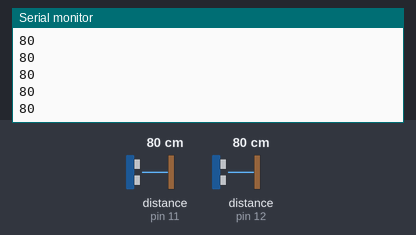
The sketch below on a simulated Arduino Uno, built with avr-gcc and run on an emulated ATmega328P. Parts: the last lines printed to the serial monitor. Inputs (shaded band) come from the test bench; at power-on: distance to the obstacle (sensors on pin 12, pin 11) 80 cm. The echo pulse lasts 58.3 µs per cm.

Above: at 1.2 s.
1.3 s: distance to the obstacle (sensor on pin 12) set to 37 cm
At 1.9 s:
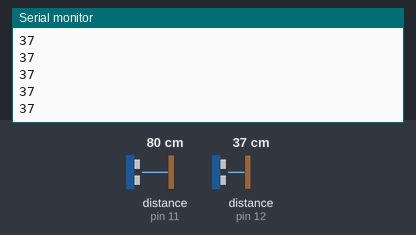
2.8 s: distance to the obstacle (sensor on pin 12) set to 30 cm
At 3.5 s:
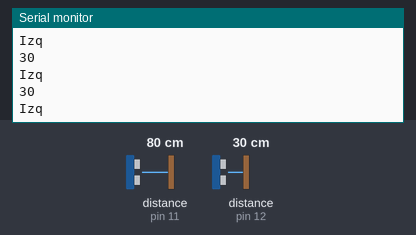
Timing chart, 0 to 5.8 s (numbered marks = the images above; inputs shaded):
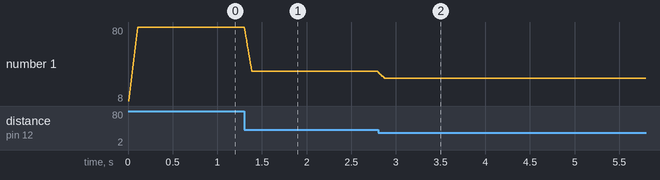

The sketch:

smoothing_28_10.ino
```cpp
/*
Alexandre Filgueira Lago --> http://botybot.wordpress.com/
*-*-*-*-*-**-*-*-*-*-**-*-*-*-*-**-*-*-*-*-**-*-*-*-*-**-*-*-*-*-*
*/
#include "Ultrasonic.h" //Se incluye la librería
/*
Mario Pérez Esteso
https://www.youtube.com/user/telecoreference
http://www.diarioelectronicohoy.com/arduino/
https://twitter.com/_Mario_Perez

Facebook page! Join us with a LIKE!
https://www.facebook.com/TutorialesArduino
*/


 Ultrasonic ultrasonicD(10,11); //(Trigger pin,Echo pin)
 Ultrasonic ultrasonicI(13,12); //(Trigger pin,Echo pin)


void dondeestoy();
int smoothing(int nueva_lectura);

const int numeroLecturas=10;
int lecturas[numeroLecturas];
int index=0;
int total=0;

void setup()
{
  Serial.begin(9600);
}
void loop()
{

dondeestoy();


}


void dondeestoy()//FUNCION UTILIZADA CUANDO NO HAY NINGUN OBSTACULO=PARED CERCA
{

 //Lectura en cm de los sensores laterales

 int distD_cm=ultrasonicD.Ranging(CM); //Medimos la distancia en cm.
 int distI_cm=ultrasonicI.Ranging(CM); //Medimos la distancia en cm.

   if((smoothing(distI_cm))< 35)//Si hay algo a la derecha
   {
    Serial.println("Izq");
   }
}

int smoothing(int nueva_lectura)
{

  total=total-lecturas[index];
  lecturas[index]=nueva_lectura;
  total=total+lecturas[index];
  index=index+1;
  if(index==10)
  {
    index=0;
  }
 int media=total/numeroLecturas;
  Serial.println(media);
  return media;
}
```

Measured:
- the behaviour switches between 35 and 34 cm on distance to the obstacle (sensor on pin 12) (found by bisection; images 1 and 2)
- after the input at 1.3 s, the serial monitor: prints a new line at once (image 1)
- after the input at 2.8 s, the serial monitor: prints a new line at once (image 2)
- plotted number 1: 80 → 37 after the input at 1.3 s, 37 → 30 after the input at 2.8 s
